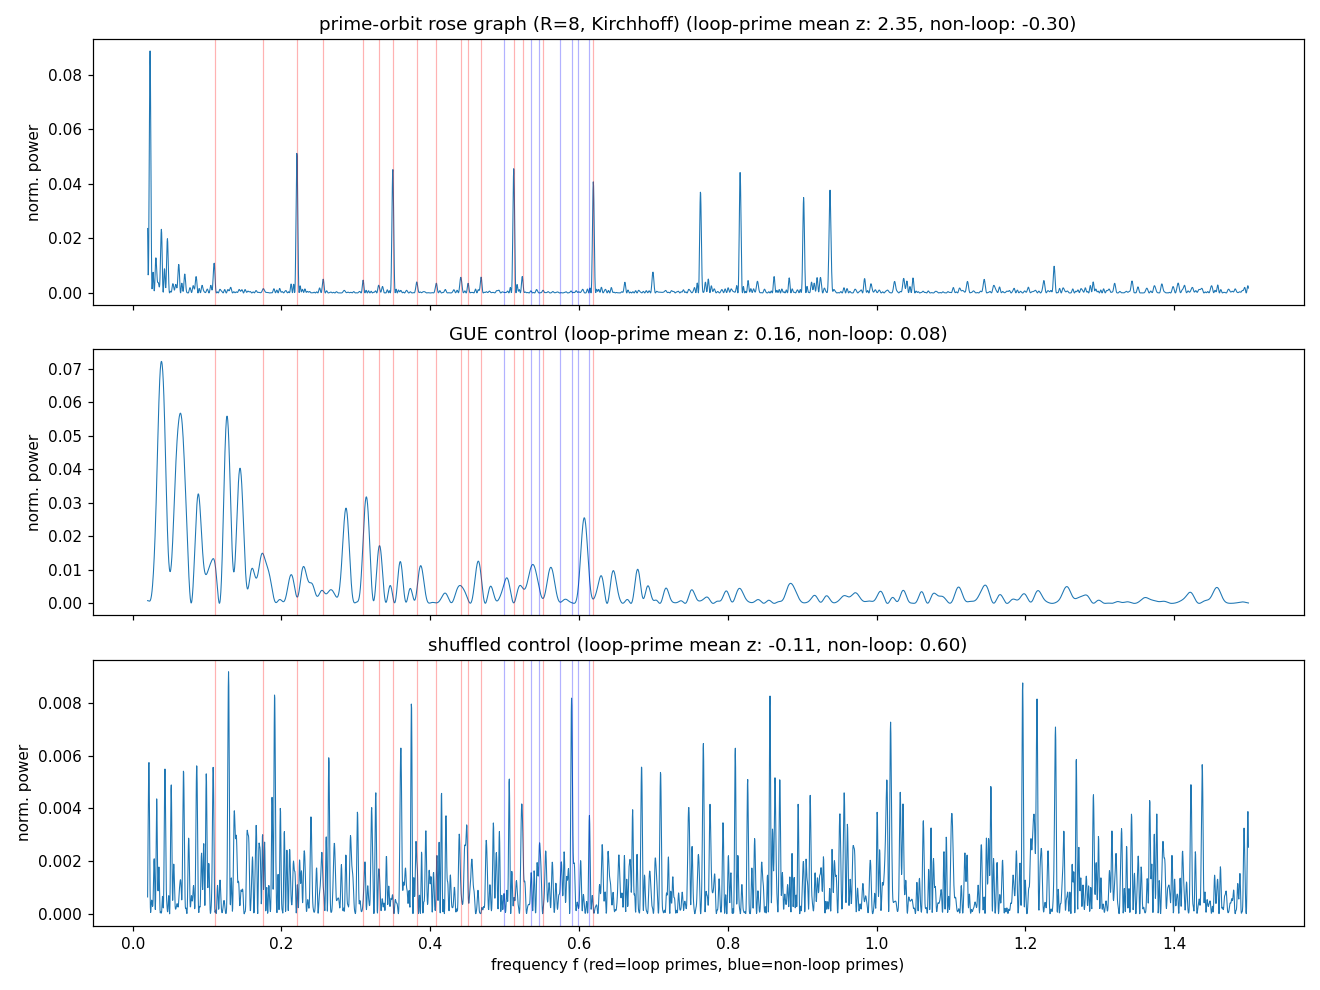

Recreate this plot in Python.
#!/usr/bin/env python3
"""
Node 11l -- prime-orbit quantum graph: does the orbit mechanism make tones?

Berry-Keating's epitaph for xp: "for H, there is a single primitive
periodic orbit for each energy E; for the zeta function there is a family
of primitive orbits labelled by primes p, with periods log p."
This node tests whether that missing mechanism -- prime-labeled closed
orbits -- actually produces prime tones in a spectrum.

Construction (Kirchhoff rose graph):
  R=8 loops, loop j has length L_j = log p_j, p_j = 2,3,5,7,11,13,17,19.
  Kirchhoff (Neumann) matching at the single central vertex.
  Closed orbits: loop traversals (length log p_j), repetitions
  (r*log p_j), concatenations (log m, m composite, suppressed by 1/R
  per vertex visit).

Spectrum (two sectors):
  (a) vertex sector: roots of G(k) = sum_j sin(kL_j/2)*prod_{i!=j}cos(kL_i/2)
      = 0  [smooth; = (prod cos)*sum tan, poles removed]. k>0.
  (b) loop-Dirichlet sector: k = 2*pi*m/L_j (exact picket fences).

Trace-formula prediction: N_osc(k) carries cos(k*r*log p_j) tones.
DISCRIMINATING test: loop primes are 2..19; probe prime powers p^r<=50
include NON-loop primes 23,29,31,37,41,43,47 (r=1 only). Tones must
appear at 2..19 (+powers) and NOT at 23+.

Honesty safeguards: primes enter only as loop lengths (geometry);
the spectrum is computed independently via the secular equation;
tone AMPLITUDES/pattern are the output under test. This also serves as
the POSITIVE control for the tone probe (validating the 11g/11i
negatives).

Status: COMPUTED 2026-10-05. Decision-tree entry: Node 11l.
"""
import numpy as np, json, math, sys
sys.path.insert(0, "/home/hatch/workspace/prime-sieve-geometry")
from fock_primefreq import analyze, zscores

PRIMES_LOOP = [2, 3, 5, 7, 11, 13, 17, 19]
L = np.array([math.log(p) for p in PRIMES_LOOP])
R = len(L)
Ltot = float(L.sum())
KMAX = 400.0

def G(k):
    """Secular function (smooth): sum_j sin(kL_j/2) prod_{i!=j} cos(kL_i/2)."""
    k = np.atleast_1d(np.asarray(k, dtype=float))
    s = np.sin(k[None, :] * L[:, None] / 2)   # (R, Nk)
    c = np.cos(k[None, :] * L[:, None] / 2)   # (R, Nk)
    out = np.zeros(k.size)
    for j in range(R):
        m = np.ones(R, dtype=bool)
        m[j] = False
        out += s[j, :] * np.prod(c[m, :], axis=0)
    return out

def vertex_roots(kmax=KMAX, step=0.05):
    ks = np.arange(0.01, kmax, step)
    gv = G(ks)
    roots = []
    for i in range(len(ks)-1):
        if gv[i] == 0:
            roots.append(ks[i])
        elif gv[i]*gv[i+1] < 0:
            a, b, fa = ks[i], ks[i+1], gv[i]
            for _ in range(60):
                m = 0.5*(a+b)
                fm = float(G(np.array([m]))[0])
                if fa*fm <= 0:
                    b = m
                else:
                    a, fa = m, fm
            roots.append(0.5*(a+b))
    return np.array(roots)

def dirichlet_levels(kmax=KMAX):
    out = []
    for Lj in L:
        mmax = int(kmax*Lj/(2*math.pi))
        out.extend(2*math.pi*np.arange(1, mmax+1)/Lj)
    return np.array(out)

def main():
    print("vertex sector (secular roots) ...", flush=True)
    kv_ = vertex_roots()
    print(f"  {len(kv_)} roots", flush=True)
    kd = dirichlet_levels()
    print(f"  {len(kd)} Dirichlet levels", flush=True)
    E = np.sort(np.concatenate([kv_, kd]))
    # dedupe
    keep = np.ones(len(E), dtype=bool)
    keep[1:] = np.diff(E) > 1e-9
    E = E[keep]
    print(f"merged spectrum: {len(E)} levels, k in [{E[0]:.3f},{E[-1]:.1f}]",
          flush=True)
    print(f"Weyl prediction: {(Ltot/math.pi)*KMAX:.0f}", flush=True)
    # spacing ratio
    s = np.diff(E)
    r = np.minimum(s[:-1], s[1:])/np.maximum(s[:-1], s[1:])
    print(f"spacing ratio <r~> = {r.mean():.4f} (GUE 0.536 / Poisson 0.386)",
          flush=True)

    # tone probe
    def prime_power_freqs(limit=50):
        s = bytearray(b"\x01")*(limit+1); s[:2] = b"\x00\x00"
        for i in range(2, int(limit**0.5)+1):
            if s[i]:
                s[i*i:limit+1:i] = b"\x00"*(((limit-i*i)//i)+1)
        out = []
        for p in range(2, limit+1):
            if s[p]:
                rr = 1
                while p**rr <= limit:
                    out.append((p, rr, rr*math.log(p)/(2*math.pi)))
                    rr += 1
        return out
    fp = prime_power_freqs(50)
    fvals = [f for (_, _, f) in fp]
    loop_ps = set(PRIMES_LOOP)

    rng = np.random.default_rng(21)
    Nn = len(E)
    A = (rng.standard_normal((Nn, Nn)) + 1j*rng.standard_normal((Nn, Nn)))/np.sqrt(2)
    Eg = np.linalg.eigvalsh((A + A.conj().T)/2)
    Es = rng.permutation(E)

    out = {}
    for label, Ev in [("graph", E), ("gue", Eg), ("shuffled", Es)]:
        freqs, P, span = analyze(Ev, label)
        vals, zs, mu, sd = zscores(freqs, P, fvals)
        detail = {}
        for (p, rr, f) in fp:
            i = int(np.argmin(np.abs(freqs-f)))
            detail[f"({p},{rr})"] = {"z": float((P[i]-mu)/sd),
                                    "loop": p in loop_ps}
        zs_loop = [v["z"] for v in detail.values() if v["loop"]]
        zs_non = [v["z"] for v in detail.values() if not v["loop"]]
        out[label] = {"mean_z": float(np.mean(zs)), "max_z": float(np.max(zs)),
                      "mean_z_loop": float(np.mean(zs_loop)),
                      "mean_z_nonloop": float(np.mean(zs_non)),
                      "detail": detail, "freqs": freqs.tolist(),
                      "P": P.tolist()}
        print(f"{label}: mean z all={out[label]['mean_z']:.2f} | "
              f"loop primes={out[label]['mean_z_loop']:.2f} | "
              f"non-loop primes={out[label]['mean_z_nonloop']:.2f} | "
              f"max={out[label]['max_z']:.2f}", flush=True)

    json.dump({"loop_primes": PRIMES_LOOP,
               "n_levels": len(E), "kmax": KMAX,
               "spacing_ratio": float(r.mean()),
               "stats": {k: {kk: v[kk] for kk in
                               ("mean_z", "max_z", "mean_z_loop",
                                "mean_z_nonloop", "detail")}
                         for k, v in out.items()},
               "freqs": out["graph"]["freqs"],
               "P_graph": out["graph"]["P"], "P_gue": out["gue"]["P"],
               "P_shuffled": out["shuffled"]["P"]},
              open("node11l_graph.json", "w"))
    print("wrote node11l_graph.json")

    import matplotlib; matplotlib.use("Agg")
    import matplotlib.pyplot as plt
    fig, axx = plt.subplots(3, 1, figsize=(12, 9), sharex=True)
    for ax, label, ttl in zip(axx, ["graph", "gue", "shuffled"],
                              ["prime-orbit rose graph (R=8, Kirchhoff)",
                               "GUE control", "shuffled control"]):
        ax.plot(out[label]["freqs"], out[label]["P"], lw=0.7)
        for (p, rr, f) in fp:
            ax.axvline(f, color='r' if p in loop_ps else 'b',
                       alpha=0.3, lw=0.8)
        ax.set_title(f"{ttl} (loop-prime mean z: "
                     f"{out[label]['mean_z_loop']:.2f}, non-loop: "
                     f"{out[label]['mean_z_nonloop']:.2f})")
        ax.set_ylabel("norm. power")
    axx[-1].set_xlabel("frequency f (red=loop primes, blue=non-loop primes)")
    fig.tight_layout(); fig.savefig("node11l_graph.png", dpi=110)
    print("figure -> node11l_graph.png")

if __name__ == "__main__":
    main()
